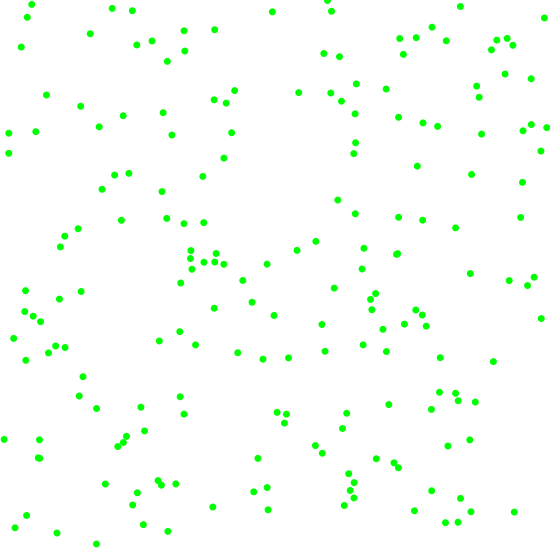
Frame 1 (no input)
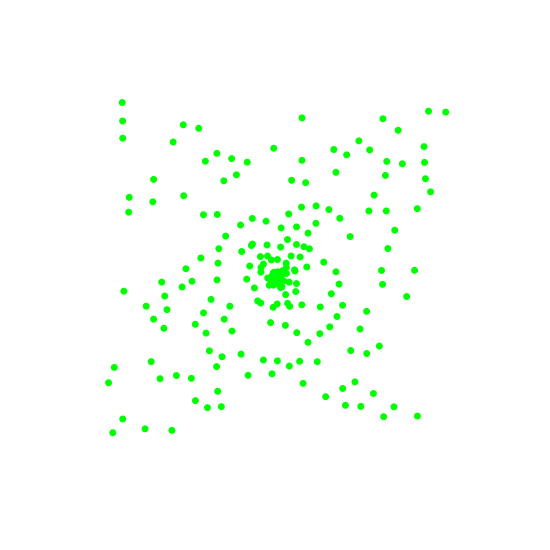
Frame 60 (the mouse pressed at the canvas centre just before this capture)
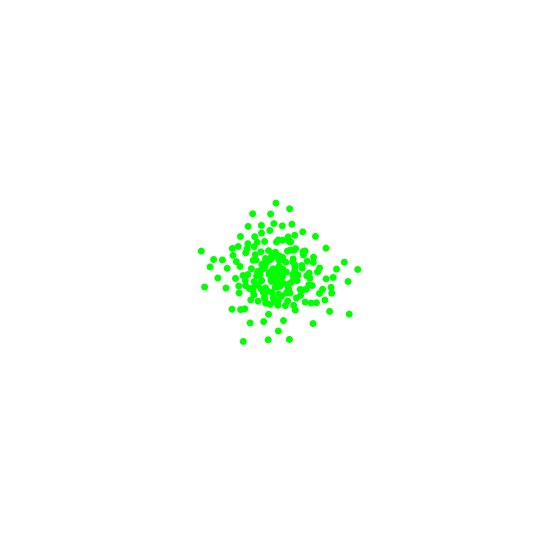
Frame 120 (the mouse held since frame 60 and released just before this capture)

The Processing sketch that drew these frames (run headless with seeded random() and noise(); from frame 60 on, the mouse is pressed at the canvas centre):

// Processing sketch: processing_145839
// ── processing_145839.pde

// A list of vehicles
ArrayList<Vehicle> vehicles;
ArrayList<Comida> comilongas;
float posx;
float posy;
float dragx;
float dragy;
float afex;
float afey;
boolean afegeix = false;

void setup() {
  size(550, 550);
  posx = width/2;
  posy = height/2;
  // We are now making random vehicles and storing them in an ArrayList
  vehicles = new ArrayList<Vehicle>();

  for (int i = 0; i < 200; i++) {
    vehicles.add(new Vehicle(random(width), random(height)));
  }

  comilongas = new ArrayList<Comida>();
}

void draw() {
  background(255);

  for (Comida c : comilongas) {
    c.display();
  }
  for (Vehicle v : vehicles) {
    // Path following and separation are worked on in this function

    v.applyBehaviors(vehicles, posx, posy);

    for (Comida c : comilongas) {
      //v.applyForce( c.atraccion(v.location) );

      if ((round(c.location.x) == round(v.location.x)) && (round(c.location.y) == round(v.location.y)) && c.vivo) {
        c.muere();
        afegeix = true;
        afex = v.location.x;
        afey = v.location.y;
      }

      if (c.vivo == true) {
        posx = (c.location.x);
        posy = (c.location.y);
      }
      else {
        posx = width/2;
        posy = height/2;
      }
    }

    // Call the generic run method (update, borders, display, etc.)
    v.update();
    v.display();
  }
  if (afegeix == true) {

    vehicles.add(new Vehicle(afex, afey));

    afegeix = false;
  }
}


void mouseReleased() {
  comilongas.add(new Comida(mouseX, mouseY));
}

class Vehicle {

  // All the usual stuff
  PVector location;
  PVector velocity;
  PVector acceleration;
  float r;
  float maxforce;    // Maximum steering force
  float maxspeed;    // Maximum speed



    // Constructor initialize all values
  Vehicle(float x, float y) {
    location = new PVector(x, y);
    r = 7;
    maxspeed = 3;
    maxforce = 0.1;
    acceleration = new PVector(0, 0);
    velocity = new PVector(0, 0);
  }

  void applyForce(PVector force) {
    // We could add mass here if we want A = F / M
    acceleration.add(force);
  }

  void applyBehaviors(ArrayList<Vehicle> vehicles, float rusticx, float rusticy) {
    PVector separateForce = separate(vehicles);
    PVector seekForce = seek(new PVector(rusticx, rusticy));
    separateForce.mult(2);
    seekForce.mult(1);
    applyForce(separateForce);
    applyForce(seekForce);
  }

  // A method that calculates a steering force towards a target
  // STEER = DESIRED MINUS VELOCITY
  PVector seek(PVector target) {
    PVector desired = PVector.sub(target, location);  // A vector pointing from the location to the target

    // Normalize desired and scale to maximum speed
    desired.normalize();
    desired.mult(maxspeed);
    // Steering = Desired minus velocity
    PVector steer = PVector.sub(desired, velocity);
    steer.limit(maxforce);  // Limit to maximum steering force

      return steer;
  }

  // Separation
  // Method checks for nearby vehicles and steers away
  PVector separate (ArrayList<Vehicle> vehicles) {
    float desiredseparation = r*2;
    PVector sum = new PVector();
    int count = 0;
    // For every boid in the system, check if it's too close
    for (Vehicle other : vehicles) {
      float d = PVector.dist(location, other.location);
      // If the distance is greater than 0 and less than an arbitrary amount (0 when you are yourself)
      if ((d > 0) && (d < desiredseparation)) {
        // Calculate vector pointing away from neighbor
        PVector diff = PVector.sub(location, other.location);
        diff.normalize();
        diff.div(d);        // Weight by distance
        sum.add(diff);
        count++;            // Keep track of how many
      }
    }
    // Average -- divide by how many
    if (count > 0) {
      sum.div(count);
      // Our desired vector is the average scaled to maximum speed
      sum.normalize();
      sum.mult(maxspeed);
      // Implement Reynolds: Steering = Desired - Velocity
      sum.sub(velocity);
      sum.limit(maxforce);
    }
    return sum;
  }


  // Method to update location
  void update() {
    // Update velocity
    velocity.add(acceleration);
    // Limit speed
    velocity.limit(maxspeed);
    location.add(velocity);
    // Reset accelertion to 0 each cycle
    acceleration.mult(0);
  }

  void display() {
    fill(0, 255, 0);
    noStroke();
    pushMatrix();
    translate(location.x, location.y);
    ellipse(0, 0, r, r);
    popMatrix();
  }
}




class Comida {
  PVector location;
  float r = random(30,100);
  float x = 0;
  float y = 0;
  float z = 0;
  boolean vivo = true;

  
  
  Comida(float x, float y) {
    location = new PVector(x, y);
  }

  // Method to update location
  void update() {
  }

  PVector atraccion(PVector USForceMiami) {
    PVector dir = PVector.sub(location, USForceMiami);
    float d = dir.mag();
    dir.normalize();
    d = constrain(d, 5, 30);
    float force = 1 / d;
    dir.mult(force);
    return dir;
  }

  void display() {
    background(255);
    fill(x, y, z);
    noStroke();
    ellipse(location.x, location.y, r, r);
  }
  
  void muere(){
    
    x+=1;
    y+=1;
    z+=1;
    if(x >= 255){
      vivo = false;
    }
    
  }
}
